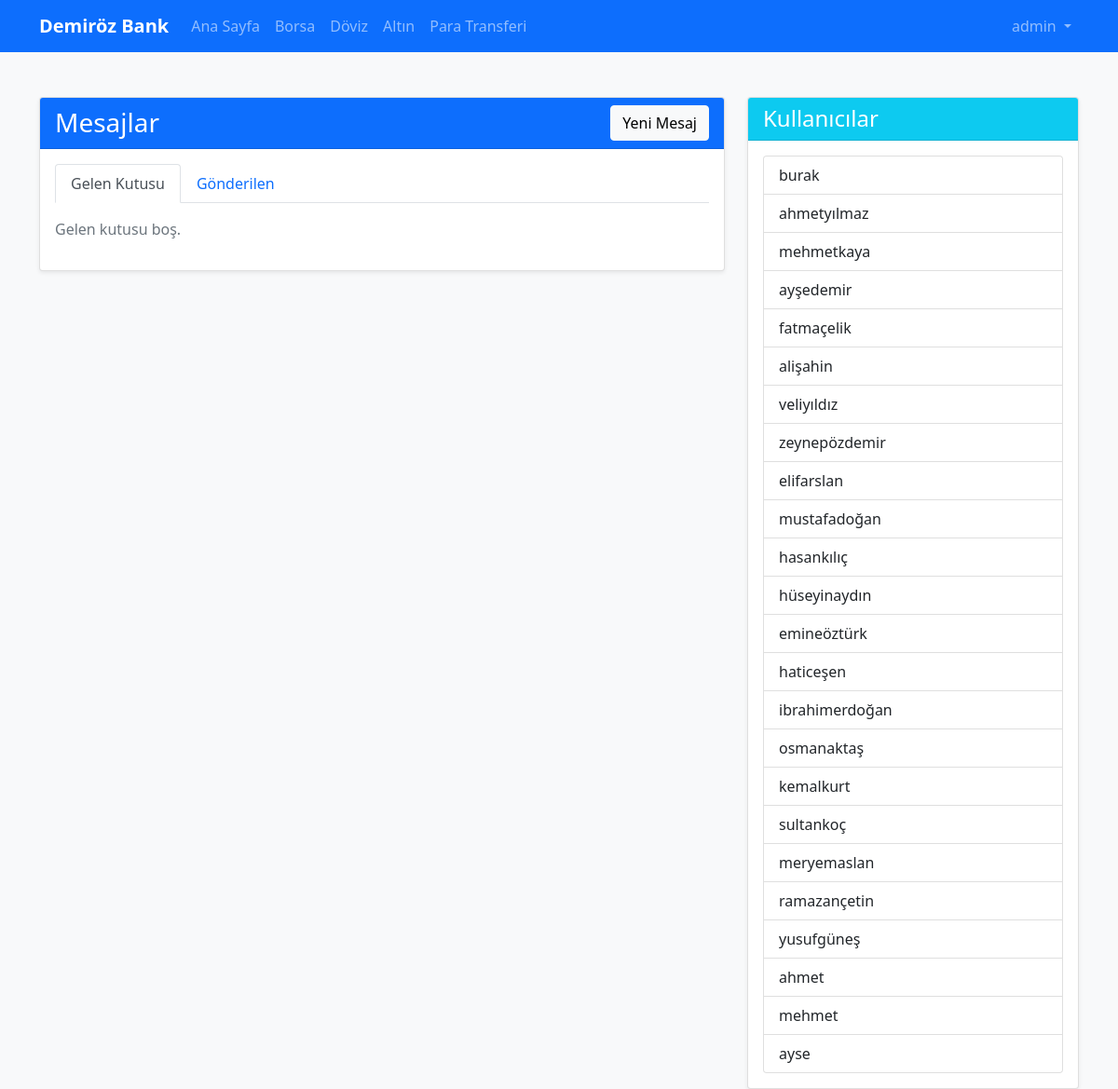
Screenshot of /messages (signed in) with the database file from the repository.
### models.py (models this page shows, shortened)
class User(UserMixin, db.Model):
    id = db.Column(db.Integer, primary_key=True)
    username = db.Column(db.String(80), unique=True, nullable=False)
    password_hash = db.Column(db.String(128))
    account_number = db.Column(db.String(16), unique=True, nullable=False)
    balance = db.Column(db.Float, default=0.0)
    is_admin = db.Column(db.Boolean, default=False)
    has_premium_card = db.Column(db.Boolean, default=False)  # Premium kart durumu
    transactions = db.relationship('Transaction', backref='user', lazy=True)
    avatar = db.Column(db.String(200))
    last_login = db.Column(db.DateTime)
    sent_messages = db.relationship('Message', foreign_keys='Message.sender_id', backref='sender', lazy=True)
    received_messages = db.relationship('Message', foreign_keys='Message.recipient_id', backref='recipient', lazy=True)
    notifications = db.relationship('Notification', backref='user', lazy=True)
    recommendations = db.relationship('UserRecommendation', backref='user', lazy=True)
    is_new_user = db.Column(db.Boolean, default=True)
    registration_date = db.Column(db.DateTime, default=datetime.utcnow)

### app.py (the view)
@app.route('/messages')
@login_required
def messages():
    received_messages = Message.query.filter_by(recipient_id=current_user.id).order_by(Message.timestamp.desc()).all()
    sent_messages = Message.query.filter_by(sender_id=current_user.id).order_by(Message.timestamp.desc()).all()
    users = User.query.all()
    return render_template('messages.html',
                         received_messages=received_messages,
                         sent_messages=sent_messages,
                         users=users)

### app.py (called while the page is built)
@login_manager.user_loader
def load_user(user_id):
    return User.query.get(int(user_id))

@app.before_request
def before_request():
    if not request.is_secure and app.env == 'production':
        return redirect(request.url.replace('http://', 'https://'))
    if 'session_expires' in session:
        if int(time.time()) > session['session_expires']:
            session.clear()
            return redirect(url_for('home'))
    if 'user_agent' in session and session['user_agent'] != request.user_agent.string:
        logging.warning("User-Agent değişikliği tespit edildi!")
        session.clear()
        return redirect(url_for('home'))

### templates/messages.html (shortened to what this page needs)
{% extends "base.html" %}
{% block content %}
<div class="container mt-5">
    <div class="row">
        <div class="col-md-8">
            <div class="card">
                <div class="card-header bg-primary text-white d-flex justify-content-between align-items-center">
                    <h3 class="mb-0">Mesajlar</h3>
                    <button class="btn btn-light" data-bs-toggle="modal" data-bs-target="#composeModal">
                        Yeni Mesaj
                    </button>
                </div>
                <div class="card-body">
                    <ul class="nav nav-tabs mb-3">
                        <li class="nav-item">
                            <a class="nav-link active" href="#inbox" data-bs-toggle="tab">Gelen Kutusu</a>
                        </li>
                        <li class="nav-item">
                            <a class="nav-link" href="#sent" data-bs-toggle="tab">Gönderilen</a>
                        </li>
                    </ul>
                    <div class="tab-content">
                        <div class="tab-pane fade show active" id="inbox">
                            {% if received_messages %}
                                {% for message in received_messages %}
                                <div class="card mb-2 {% if not message.is_read %}border-primary{% endif %}">
                                    <div class="card-body">
                                        <div class="d-flex justify-content-between align-items-center">
                                            <h5 class="card-title mb-1">{{ message.sender.username }}</h5>
                                            <small class="text-muted">{{ message.timestamp.strftime('%d/%m/%Y %H:%M') }}</small>
                                        </div>
                                        <p class="card-text">{{ message.content }}</p>
                                        {% if not message.is_read %}
                                        <form method="POST" action="{{ url_for('mark_message_read', message_id=message.id) }}" class="d-inline">
                                            <button type="submit" class="btn btn-sm btn-outline-primary">Okundu İşaretle</button>
                                        </form>
                                        {% endif %}
                                    </div>
                                </div>
                                {% endfor %}
                            {% else %}
                                <p class="text-muted">Gelen kutusu boş.</p>
                            {% endif %}
                        </div>
                    </div>
                </div>
            </div>
        </div>
        <div class="col-md-4">
            <div class="card">
                <div class="card-header bg-info text-white">
                    <h4 class="mb-0">Kullanıcılar</h4>
                </div>
                <div class="card-body">
                    <div class="list-group">
                        {% for user in users %}
                            {% if user.id != current_user.id %}
                            <button class="list-group-item list-group-item-action"
                                    onclick="composeMessage('{{ user.username }}')">
                                {{ user.username }}
                            </button>
                            {% endif %}
                        {% endfor %}
                    </div>
                </div>
            </div>
        </div>
    </div>
</div>
{% endblock %}

### templates/base.html (shortened to what this page needs)
<!DOCTYPE html>
<html lang="tr">
<head>
    <link href="https://cdn.jsdelivr.net/npm/bootstrap@5.1.3/dist/css/bootstrap.min.css" rel="stylesheet">
</head>
<body>
    <nav class="navbar navbar-expand-lg navbar-dark bg-primary">
        <div class="container">
            <a class="navbar-brand" href="{{ url_for('home') }}">Demiröz Bank</a>
            <div class="collapse navbar-collapse" id="navbarNav">
                <ul class="navbar-nav me-auto">
                    <li class="nav-item">
                        <a class="nav-link" href="{{ url_for('home') }}">Ana Sayfa</a>
                    </li>
                    <li class="nav-item">
                        <a class="nav-link" href="{{ url_for('stock') }}">Borsa</a>
                    </li>
                    <li class="nav-item">
                        <a class="nav-link" href="{{ url_for('exchange') }}">Döviz</a>
                    </li>
                    <li class="nav-item">
                        <a class="nav-link" href="{{ url_for('gold') }}">Altın</a>
                    </li>
                    <li class="nav-item">
                        <a class="nav-link" href="{{ url_for('transfer') }}">Para Transferi</a>
                    </li>
                </ul>
                <ul class="navbar-nav">
                    {% if current_user.is_authenticated %}
                    <li class="nav-item dropdown">
                        <a class="nav-link dropdown-toggle" href="#" id="navbarDropdown" role="button" data-bs-toggle="dropdown">
                            {{ current_user.username }}
                        </a>
                    </li>
                    {% endif %}
                </ul>
            </div>
        </div>
    </nav>
    {% block content %}{% endblock %}
</body>
</html>

### templates/base.html (style rules this page uses)
body { background-color: #f8f9fa; }
.navbar-brand { font-weight: bold; }
.card { box-shadow: 0 0.125rem 0.25rem rgba(0, 0, 0, 0.075); }
.card-header { font-weight: 500; }

### rows the page displays
User: username "admin"
User: username "burak"
User: username "ahmetyılmaz"
User: username "mehmetkaya"
User: username "ayşedemir"
User: username "fatmaçelik"
User: username "alişahin"
User: username "veliyıldız"
User: username "zeynepözdemir"
User: username "elifarslan"
User: username "mustafadoğan"
User: username "hasankılıç"
User: username "hüseyinaydın"
User: username "emineöztürk"
User: username "haticeşen"
User: username "i̇brahimerdoğan"
User: username "osmanaktaş"
User: username "kemalkurt"
User: username "sultankoç"
User: username "meryemaslan"
User: username "ramazançetin"
User: username "yusufgüneş"
User: username "ahmet"
User: username "mehmet"
User: username "ayse"
